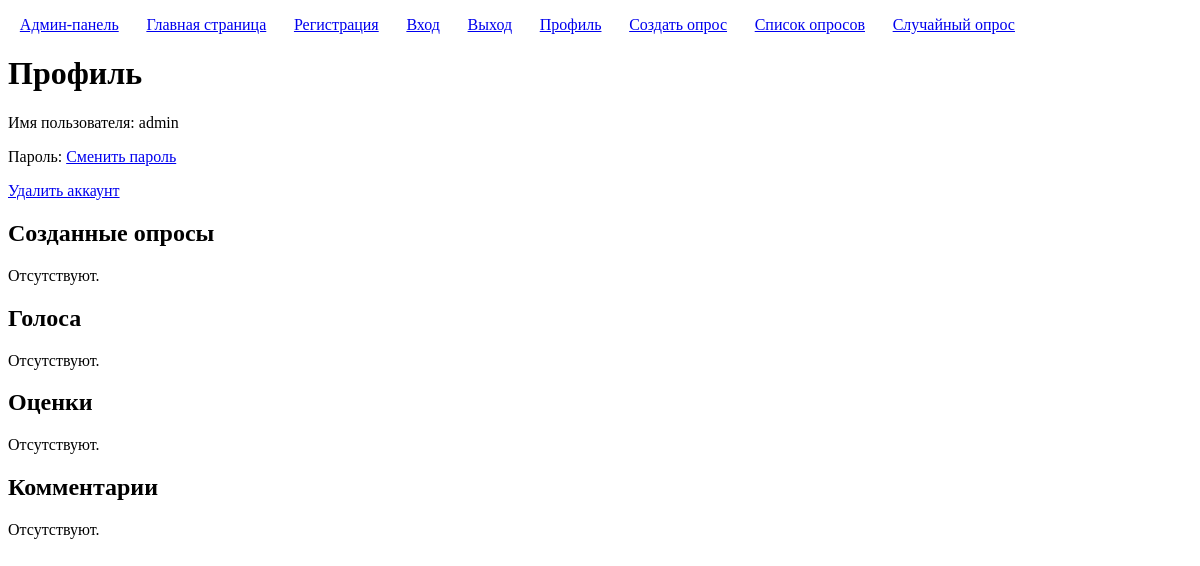
/users/profile/99/ (signed in), run on an earlier commit of the app's database.
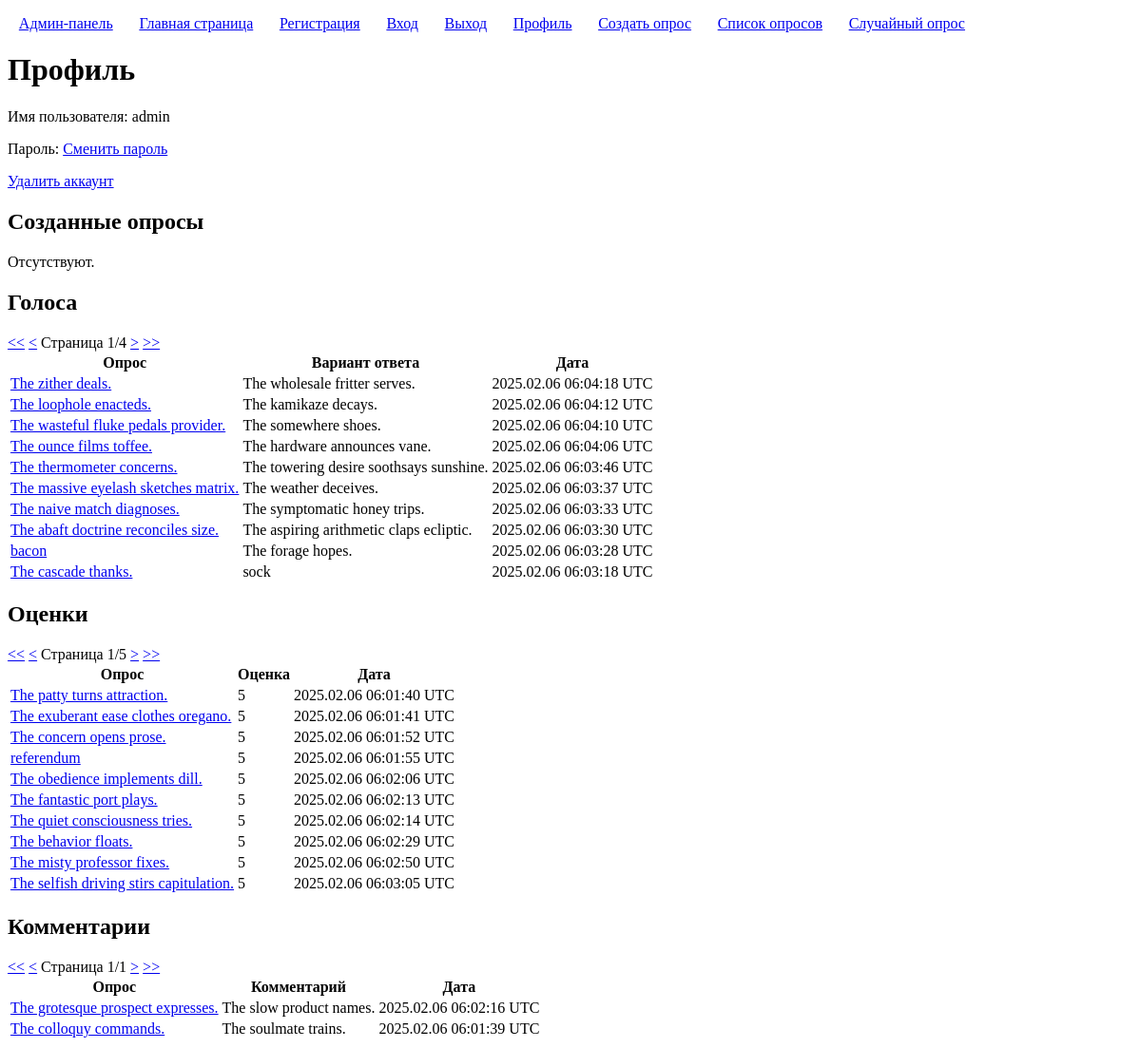
And on a later commit of the database.
### polls/models.py (models this page shows, shortened)
class Vote(models.Model):
	user = models.ForeignKey(User, on_delete=models.CASCADE)
	poll = models.ForeignKey(Poll, on_delete=models.CASCADE)
	choice = models.ForeignKey(Choice, on_delete=models.CASCADE)
	created = models.DateTimeField(auto_now=True)

class Poll(models.Model):
	title = models.CharField('Заголовок', max_length=100, validators=[custom_validators.forbidden_words])
	description = models.CharField('Описание', max_length=100, blank=True, null=True, validators=[custom_validators.forbidden_words])
	user = models.ForeignKey(User, on_delete=models.CASCADE, verbose_name='Автор')
	created = models.DateTimeField('Время создания', auto_now_add=True)

class Choice(models.Model):
	poll = models.ForeignKey(Poll, on_delete=models.CASCADE)
	text = models.CharField('', max_length=100, validators=[custom_validators.forbidden_words])

class Rating(models.Model):
	user = models.ForeignKey(User, on_delete=models.CASCADE)
	poll = models.ForeignKey(Poll, on_delete=models.CASCADE)
	value = models.IntegerField()
	created = models.DateTimeField(auto_now=True)

class Comment(models.Model):
	user = models.ForeignKey(User, on_delete=models.CASCADE)
	poll = models.ForeignKey(Poll, on_delete=models.CASCADE)
	text = models.CharField('Текст', max_length=100, validators=[custom_validators.forbidden_words])
	created = models.DateTimeField(auto_now_add=True)

### users/views.py (the view)
# urls.py: path("profile/<int:user_pk>/", views.ProfileView.as_view(), name="profile"),
class ProfileView(DetailView):
	model = User
	pk_url_kwarg = 'user_pk'
	paginate_by = 10
	template_name = 'users/profile.html'
	def get_context_data(self, *args, **kwargs):
		context = super().get_context_data(*args, **kwargs)
		context['user_polls'] = self.request.user.poll_set.order_by('-created')
		user_polls_paginator = Paginator(context['user_polls'], self.paginate_by)
		context['user_polls_page_kwarg'] = 'user_polls_page_number'
		context['user_polls_page_number'] = self.request.GET.get(context['user_polls_page_kwarg'])
		context['user_polls_page_obj'] = user_polls_paginator.get_page(context['user_polls_page_number'])
		context['user_votes'] = self.request.user.vote_set.order_by('-created')
		user_votes_paginator = Paginator(context['user_votes'], self.paginate_by)
		context['user_votes_page_kwarg'] = 'user_votes_page_number'
		context['user_votes_page_number'] = self.request.GET.get(context['user_votes_page_kwarg'])
		context['user_votes_page_obj'] = user_votes_paginator.get_page(context['user_votes_page_number'])
		context['user_ratings'] = self.request.user.rating_set.order_by('-value')
		user_ratings_paginator = Paginator(context['user_ratings'], self.paginate_by)
		context['user_ratings_page_kwarg'] = 'user_ratings_page_number'
		context['user_ratings_page_number'] = self.request.GET.get(context['user_ratings_page_kwarg'])
		context['user_ratings_page_obj'] = user_ratings_paginator.get_page(context['user_ratings_page_number'])
		context['user_comments'] = self.request.user.comment_set.order_by('-created')
		user_comments_paginator = Paginator(context['user_comments'], self.paginate_by)
		context['user_comments_page_kwarg'] = 'user_comments_page_number'
		context['user_comments_page_number'] = self.request.GET.get(context['user_comments_page_kwarg'])
		context['user_comments_page_obj'] = user_comments_paginator.get_page(context['user_comments_page_number'])
		return context

### templatetags/pagination.py (called while the page is built)
@register.inclusion_tag('pagination.html')
def pagination(page_kwarg, page_obj):
	return {'page_kwarg': page_kwarg, 'page_obj': page_obj}

### users/templates/users/profile.html (shortened to what this page needs)
{% extends "base.html" %}
{% load pagination %}
{% block h1 %}Профиль{% endblock h1 %}
{% block content %}
	<p>Имя пользователя: {{ user.username }}</p>
	<p>Пароль: <a href="{% url 'password_change' user.pk %}">Сменить пароль</a></p>
	<p><a href="{% url 'delete_user' user.pk %}">Удалить аккаунт</a></p>
	<h2>Созданные опросы</h2>
	{% if user_polls %}
		{% pagination user_polls_page_kwarg user_polls_page_obj %}
		<table>
			<thead>
				<tr>
					<th>Опрос</th>
					<th>Описание</th>
					<th>Дата</th>
				</tr>
			</thead>
			<tbody>
				{% for poll in user_polls_page_obj %}
					<tr>
						<td>
							<a href="{% url 'poll_page' poll.pk %}">{{ poll.title }}</a>
						</td>
						<td>
							{{ poll.description }}
						</td>
						<td>
							{{ poll.created|date:"Y.m.d H:i:s e" }}
						</td>
					</tr>
				{% endfor %}
			</tbody>
		</table>
	{% else %}
		<p>Отсутствуют.</p>
	{% endif %}
	<h2>Голоса</h2>
	{% if user_votes %}
		{% pagination user_votes_page_kwarg user_votes_page_obj %}
		<table>
			<thead>
				<tr>
					<th>Опрос</th>
					<th>Вариант ответа</th>
					<th>Дата</th>
				</tr>
			</thead>
			<tbody>
				{% for vote in user_votes_page_obj %}
					<tr>
						<td>
							<a href="{% url 'poll_page' vote.poll.pk %}">{{ vote.poll.title }}</a>
						</td>
						<td>
							{{ vote.choice.text }}
						</td>
						<td>
							{{ vote.created|date:"Y.m.d H:i:s e" }}
						</td>
					</tr>
				{% endfor %}
			</tbody>
		</table>
	{% else %}
		<p>Отсутствуют.</p>
	{% endif %}
	<h2>Оценки</h2>
	{% if user_ratings %}
		{% pagination user_ratings_page_kwarg user_ratings_page_obj %}
		<table>
			<thead>
				<tr>
					<th>Опрос</th>
					<th>Оценка</th>
					<th>Дата</th>
				</tr>
			</thead>
			<tbody>
				{% for rating in user_ratings_page_obj %}
					<tr>
						<td>
							<a href="{% url 'poll_page' rating.poll.pk %}">{{ rating.poll.title }}</a>
						</td>
						<td>
							{{ rating.value }}
						</td>
						<td>
							{{ rating.created|date:"Y.m.d H:i:s e" }}
						</td>
					</tr>
				{% endfor %}
			</tbody>
		</table>
	{% else %}
		<p>Отсутствуют.</p>
	{% endif %}
	<h2>Комментарии</h2>
	{% if user_comments %}
		{% pagination user_comments_page_kwarg user_comments_page_obj %}
		<table>
			<thead>
				<tr>
					<th>Опрос</th>
					<th>Комментарий</th>
					<th>Дата</th>
				</tr>
			</thead>
			<tbody>
				{% for comment in user_comments_page_obj %}
					<tr>
						<td>
							<a href="{% url 'poll_page' comment.poll.pk %}">{{ comment.poll.title }}</a>
						</td>
						<td>
							{{ comment.text }}
						</td>
						<td>
							{{ comment.created|date:"Y.m.d H:i:s e" }}
						</td>
					</tr>
				{% endfor %}
			</tbody>
		</table>
	{% else %}
		<p>Отсутствуют.</p>
	{% endif %}
{% endblock content %}

What changed in the data, as far as the page shows it:
added Vote: poll "The zither deals.", choice.text "The wholesale fritter serves.", created "2025.02.06 06:04:18 UTC"
added Vote: poll "The loophole enacteds.", choice.text "The kamikaze decays.", created "2025.02.06 06:04:12 UTC"
added Vote: poll "The wasteful fluke pedals provider.", choice.text "The somewhere shoes.", created "2025.02.06 06:04:10 UTC"
added Vote: poll "The ounce films toffee.", choice.text "The hardware announces vane.", created "2025.02.06 06:04:06 UTC"
added Vote: poll "The thermometer concerns.", choice.text "The towering desire soothsays sunshine.", created "2025.02.06 06:03:46 UTC"
added Vote: poll "The massive eyelash sketches matrix.", choice.text "The weather deceives.", created "2025.02.06 06:03:37 UTC"
added Vote: poll "The naive match diagnoses.", choice.text "The symptomatic honey trips.", created "2025.02.06 06:03:33 UTC"
added Vote: poll "The abaft doctrine reconciles size.", choice.text "The aspiring arithmetic claps ecliptic.", created "2025.02.06 06:03:30 UTC"
added Vote: poll "bacon", choice.text "The forage hopes.", created "2025.02.06 06:03:28 UTC"
added Vote: poll "The cascade thanks.", choice.text "sock", created "2025.02.06 06:03:18 UTC"
added Rating: poll "The patty turns attraction.", value "5", created "2025.02.06 06:01:40 UTC"
added Rating: poll "The exuberant ease clothes oregano.", value "5", created "2025.02.06 06:01:41 UTC"
added Rating: poll "The concern opens prose.", value "5", created "2025.02.06 06:01:52 UTC"
added Rating: poll "referendum", value "5", created "2025.02.06 06:01:55 UTC"
added Rating: poll "The obedience implements dill.", value "5", created "2025.02.06 06:02:06 UTC"
added Rating: poll "The fantastic port plays.", value "5", created "2025.02.06 06:02:13 UTC"
added Rating: poll "The quiet consciousness tries.", value "5", created "2025.02.06 06:02:14 UTC"
added Rating: poll "The behavior floats.", value "5", created "2025.02.06 06:02:29 UTC"
added Rating: poll "The misty professor fixes.", value "5", created "2025.02.06 06:02:50 UTC"
added Rating: poll "The selfish driving stirs capitulation.", value "5", created "2025.02.06 06:03:05 UTC"
added Comment: poll "The grotesque prospect expresses.", text "The slow product names.", created "2025.02.06 06:02:16 UTC"
added Comment: poll "The colloquy commands.", text "The soulmate trains.", created "2025.02.06 06:01:39 UTC"
Also different on the page:
{{ page_obj.number }}: (not shown) → "1 1 1"
{{ page_obj.paginator.num_pages }}: (not shown) → "4 5 1"
text no longer shown: "Отсутствуют. Отсутствуют. Отсутствуют."
text now shown: "<< << << < < < Страница Страница Страница / / / > > >> >> Опрос Вариант ответа Дата Опрос Оценка Дата > >> Опрос Комментарий Дата"
